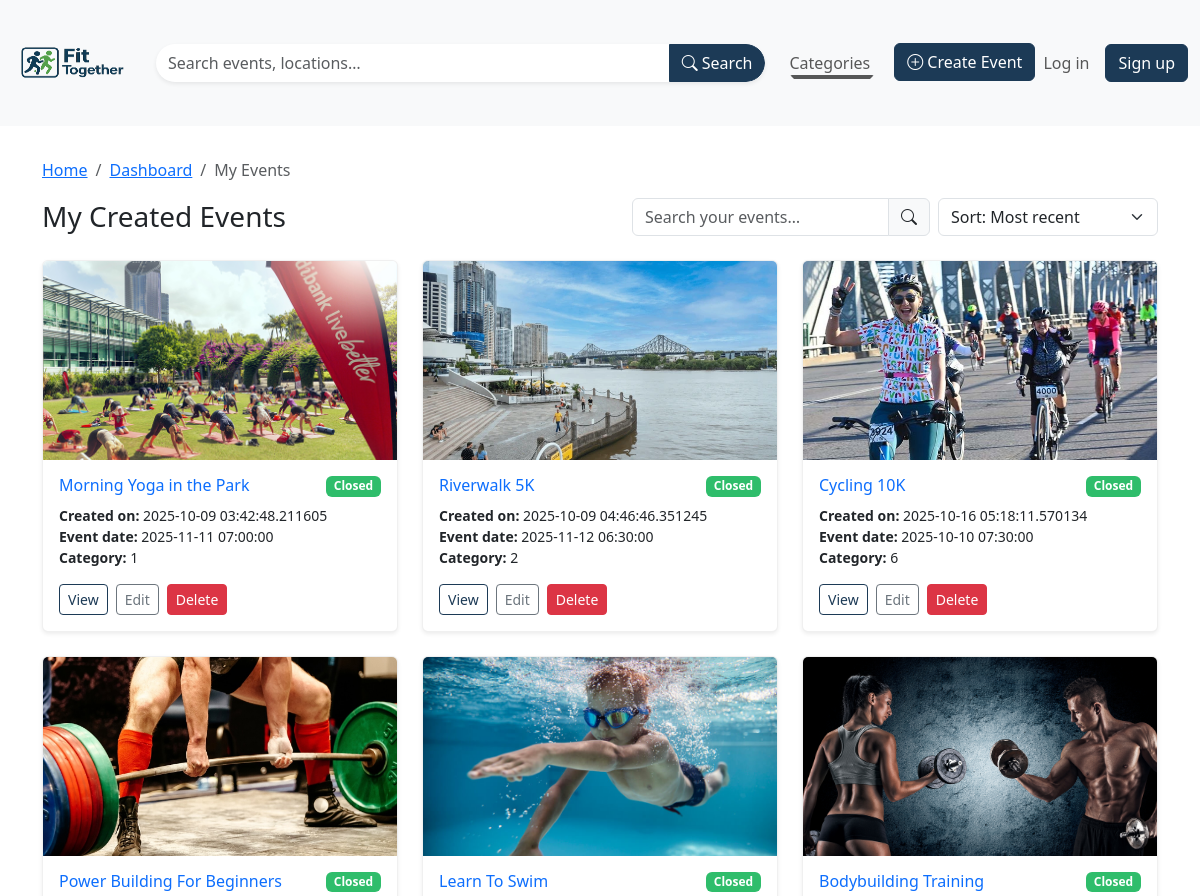
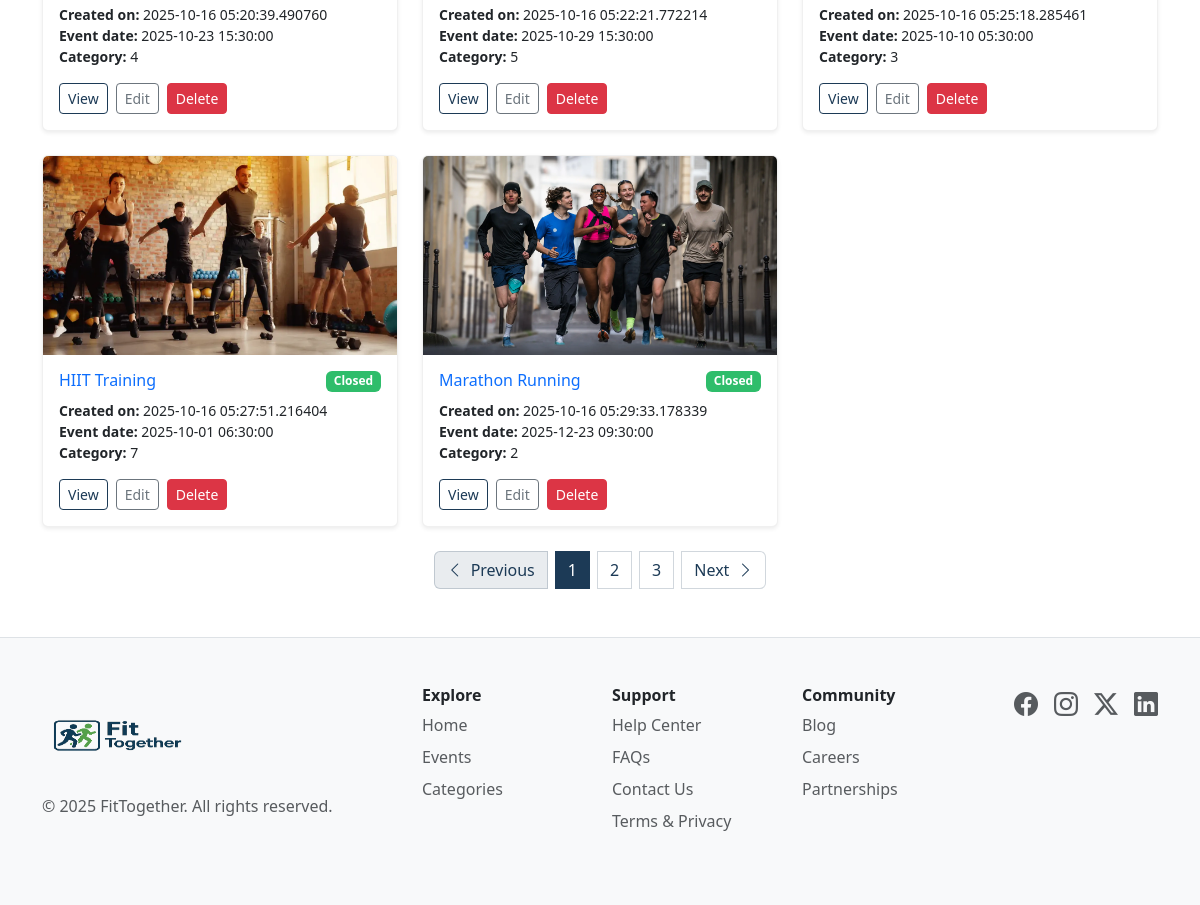
The app's page /myevents with its own data (2 pictures, top to bottom).
### website/models.py (models this page shows, shortened)
class Event(db.Model):
    __tablename__ = 'events'
    id = db.Column(db.Integer, primary_key=True)
    title = db.Column(db.String(80), nullable=False)
    category_id = db.Column(db.Integer, db.ForeignKey('categories.id'), nullable=False)
    experience_level = db.Column(db.String(50), nullable=True)
    description = db.Column(db.Text, nullable=False)
    start_time = db.Column(db.DateTime, nullable=False)
    end_time = db.Column(db.DateTime, nullable=False)
    location = db.Column(db.String(255), nullable=False)
    venue_details = db.Column(db.Text)
    ticket_price = db.Column(db.Integer, default=0)
    number_of_tickets = db.Column(db.Integer, nullable=False)
    organiser_id = db.Column(db.Integer, db.ForeignKey('users.id'))
    created_at = db.Column(db.DateTime, default=datetime.utcnow)
    images = db.Column(db.String(1000))
    reviews = db.relationship('Review', backref='events')

### website/views.py (the view)
@main_bp.route('/myevents')
def my_events():
    query = (
        select(Event)
    )
    user_events = db.session.execute(query).scalars().all()
    return render_template('UserCreatedEvents.html', events=user_events)

### website/templates/UserCreatedEvents.html (shortened to what this page needs)
{% extends 'base.html' %}
{% block content %}
<div class="container py-4">
  <nav id="breadcrumbNav" class="mb-3" aria-label="breadcrumb">
    <ol class="breadcrumb small">
      <li class="breadcrumb-item"><a id="breadcrumbHome" href="{{ url_for('main.index') }}">Home</a></li>
      <li class="breadcrumb-item"><a id="breadcrumbDashboard" href="#">Dashboard</a></li>
      <li class="breadcrumb-item active" aria-current="page">My Events</li>
    </ol>
  </nav>
  <div id="headerControls" class="d-flex flex-column flex-md-row align-items-md-center justify-content-between gap-3 mb-4">
    <h1 class="h3 m-0">My Created Events</h1>
    <div id="searchSortContainer" class="d-flex gap-2">
      <div id="searchGroup" class="input-group">
        <input id="searchInput" type="text" class="form-control" placeholder="Search your events…" aria-label="Search events">
        <span id="searchIcon" class="input-group-text"><i class="bi bi-search"></i></span>
      </div>
      <select id="sortSelect" class="form-select" style="max-width: 220px;" aria-label="Sort events">
        <option selected>Sort: Most recent</option>
      </select>
    </div>
  </div>
  {% if events %}
  <div id="createdEventsGrid" class="row g-4">
    {% for e in events %}
    {% set imgs = (e.images or '').split(',') %}
    <div id="createdEventCard-{{ e.id }}" class="col-12 col-sm-6 col-lg-4">
      <div class="card h-100 shadow-sm">
        <div class="ratio ratio-16x9">
          {% if imgs and imgs[0] %}
          <img id="createdEventImage-{{ e.id }}" src="{{ url_for('static', filename='uploads/' ~ imgs[0]) }}" class="card-img-top object-fit-cover" alt="{{ e.title }}">
          {% else %}
          <img id="createdEventPlaceholder-{{ e.id }}" src="{{ url_for('static', filename='img/placeholder-event.png') }}" class="card-img-top object-fit-cover" alt="Event image placeholder">
          {% endif %}
        </div>
        <div class="card-body d-flex flex-column">
          <div class="d-flex justify-content-between align-items-start mb-2">
            <h2 id="createdEventTitle-{{ e.id }}" class="h6 card-title mb-0">
              <a id="createdEventLink-{{ e.id }}" href="{{ url_for('main.eventdetails', event_id=e.id) }}" class="stretched-link text-decoration-none">
                {{ e.title }}
              </a>
            </h2>
            <span id="createdEventStatus-{{ e.id }}" class="badge text-bg-success">
              {{ 'Active' if e.is_active else 'Closed' }}
            </span>
          </div>
          <ul id="createdEventDetails-{{ e.id }}" class="list-unstyled small mb-3">
            <li><strong>Created on:</strong> {{ e.created_at }}</li>
            <li><strong>Event date:</strong> {{ e.start_time }}</li>
            <li><strong>Category:</strong> {{ e.category_id }}</li>
          </ul>
          <div class="mt-auto d-flex gap-2">
            <a id="viewEventButton-{{ e.id }}" class="btn btn-outline-primary btn-sm" href="{{ url_for('main.eventdetails', event_id=e.id) }}">View</a>
            <a id="editEventButton-{{ e.id }}" class="btn btn-outline-secondary btn-sm" href="{{ url_for('main.edit_event', event_id=e.id) }}">Edit</a>
            <form id="deleteEventForm-{{ e.id }}" method="POST" action="{{ url_for('main.delete_event', event_id=e.id) }}" onsubmit="return confirm('Are you sure you want to delete this event?');">
              <button id="deleteEventButton-{{ e.id }}" class="btn btn-danger btn-sm" type="submit">Delete</button>
            </form>
          </div>
        </div>
      </div>
    </div>
    {% endfor %}
  </div>
  {% else %}
  <p id="noCreatedEventsMessage" class="text-muted">You haven’t created any events yet.</p>
  {% endif %}
  <nav id="paginationNav" aria-label="My events pages">
    <ul class="pagination justify-content-center gap-2 my-4">
      <li class="page-item disabled">
        <a id="prevPageButton" class="page-link" href="#" tabindex="-1" aria-disabled="true" aria-label="Previous page">
          <i class="bi bi-chevron-left me-2" aria-hidden="true"></i>Previous
        </a>
      </li>
      <li class="page-item active" aria-current="page">
        <span id="currentPageIndicator" class="page-link">1</span>
      </li>
      <li class="page-item"><a id="page2Button" class="page-link" href="#" aria-label="Go to page 2">2</a></li>
      <li class="page-item"><a id="page3Button" class="page-link" href="#" aria-label="Go to page 3">3</a></li>
      <li class="page-item">
        <a id="nextPageButton" class="page-link" href="#" aria-label="Next page">
          Next<i class="bi bi-chevron-right ms-2" aria-hidden="true"></i>
        </a>
      </li>
    </ul>
  </nav>
</div>
{% endblock %}

### website/static/style/style.css (style rules this page uses)
:root { --ft-primary: #1C3A56; --ft-primary-rgb: 28,58,86; --ft-accent: #2FBD6B; --ft-accent-rgb: 47,189,107; --ft-muted: #95A3B3; --ft-muted-rgb: 149,163,179; --bs-primary: var(--ft-primary); --bs-primary-rgb: var(--ft-primary-rgb); --bs-success: var(--ft-accent); --bs-success-rgb: var(--ft-accent-rgb); --bs-link-color: var(--ft-primary); --bs-link-hover-color: color-mix(in srgb, var(--ft-primary) 86%, black); --bs-link-visited-color: var(--ft-primary); --bs-focus-ring-color: rgba(var(--ft-primary-rgb), .25); }
.btn-outline-primary { color: var(--ft-primary); border-color: var(--ft-primary); }
.pagination .page-link { color: var(--ft-primary); border-color: rgba(var(--ft-primary-rgb), .2); }
.pagination .page-item.active .page-link { background-color: var(--ft-primary); border-color: var(--ft-primary); color:#fff; }
.badge.text-bg-success, .badge.bg-success { background-color: var(--ft-accent) !important; }
.card { transition: transform .25s ease, box-shadow .25s ease, border-color .25s ease; border-color: rgba(0,0,0,.06); }

### records on screen
Event: shows a picture, title "Morning Yoga in the Park", is_active "Closed", created_at "2025-10-09 03:42:48.211605", start_time "2025-11-11 07:00:00", category_id "1"
Event: images (picture), title "Riverwalk 5K", is_active "Closed", created_at "2025-10-09 04:46:46.351245", start_time "2025-11-12 06:30:00", category_id "2"
Event: images (picture), title "Cycling 10K", is_active "Closed", created_at "2025-10-16 05:18:11.570134", start_time "2025-10-10 07:30:00", category_id "6"
Event: images (picture), title "Power Building For Beginners", is_active "Closed", created_at "2025-10-16 05:20:39.490760", start_time "2025-10-23 15:30:00", category_id "4"
Event: images (picture), title "Learn To Swim", is_active "Closed", created_at "2025-10-16 05:22:21.772214", start_time "2025-10-29 15:30:00", category_id "5"
Event: images (picture), title "Bodybuilding Training", is_active "Closed", created_at "2025-10-16 05:25:18.285461", start_time "2025-10-10 05:30:00", category_id "3"
Event: shows a picture, title "HIIT Training", is_active "Closed", created_at "2025-10-16 05:27:51.216404", start_time "2025-10-01 06:30:00", category_id "7"
Event: images (picture), title "Marathon Running", is_active "Closed", created_at "2025-10-16 05:29:33.178339", start_time "2025-12-23 09:30:00", category_id "2"
